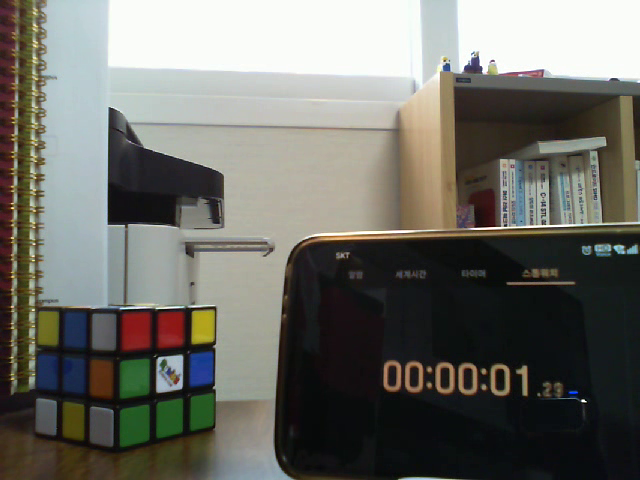
#> input picture frame 37 of 8월 자연어처리, OpenCV, 텐서플로/2. openCV/img/stopwatch.avi, 640 x 480 px
$ jupyter execute --allow-errors CV_day1.ipynb   (shell and % lines are left out)
#> lines starting #> are read from the running program, lines starting #| are printed output that depends on the picture
[cell 1]
# 계속 쓸 함수임.
def imshow(tit, image) :
    plt.title(tit)
    if len(image.shape) == 3 : # 이미지가 컬러라는 의미.
        plt.imshow(cv2.cvtColor(image, cv2.COLOR_BGR2RGB))
    else :
        plt.imshow(image, cmap="gray") # 아니면 흑백으로 나타내라
#     plt.show()

[cell 2]
# !pip install opencv-python
import cv2
import numpy as np
import matplotlib.pyplot as plt

# from google.colab.patches import cv2_imshow

[cell 3]
print(cv2.__version__)

---
---
# 📚 1. 영상의 이해

[cell 4]
a = np.array([[0, 128, 0],
              [255,255,200],
              [0,128,255]
              ])
print(a)
plt.imshow(a, cmap='gray')
# 255가 넘지 않도록 주의
# 색은 0~255 까지만 가지고 있으니까
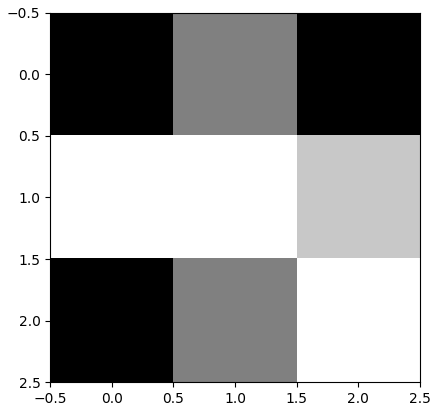
#> figure drawn by matplotlib, 1 panel

---

[cell 5]
a = np.zeros((2,4,3),dtype=np.int64)
a

[cell 6]
a = np.zeros((2,4,3)) # (행, 컬럼, 차원)
# zeros는 float64형태로 만들어짐.
print(a.dtype)
# np.int64로 바꿔줘야 회색 출력 가능.
a = np.zeros((2,4,3),dtype=np.int64)
print(a.dtype)
# 행렬로 접근하기에 반대로 (y,x,컬러)

# 빨강
a[0,0,0] = 255 # R
a[0,0,1] = 0 # G
a[0,0,2] = 0 # B
# 그린
a[0,1,0] = 0 # R
a[0,1,1] = 255 # G
a[0,1,2] = 0 # B
# 노랑
a[1,3,0] = 255 # R
a[1,3,1] = 255 # G
a[1,3,2] = 0 # B

# 회색
a[1,2,0] = 128 # R
a[1,2,1] = 128 # G
a[1,2,2] = 128 # B

plt.imshow(a)
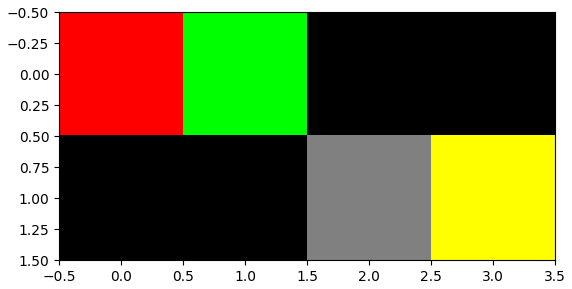
#> figure drawn by matplotlib, 1 panel

[cell 7]
a = np.zeros((2,4,3)) # (행, 컬럼, 차원)
# zeros는 float64형태로 만들어짐.
print(a.dtype)

# 빨강
a[0,0,0] = 255 # R
a[0,0,1] = 0 # G
a[0,0,2] = 0 # B
# 그린
a[0,1,0] = 0 # R
a[0,1,1] = 255 # G
a[0,1,2] = 0 # B
# 노랑
a[1,3,0] = 255 # R
a[1,3,1] = 255 # G
a[1,3,2] = 0 # B

# 회색
a[1,2,0] = 128 # R
a[1,2,1] = 128 # G
a[1,2,2] = 128 # B


# 다른 표현식들
# 하늘색
a[0,2] = [0,255,255] # 벡터값 R G B 값을 의미

# 흰색
a[1,1,:] = [255,255,255]

# 실수값으로 표현해주면 실수값으로 나옴.
plt.imshow(a/255.0)
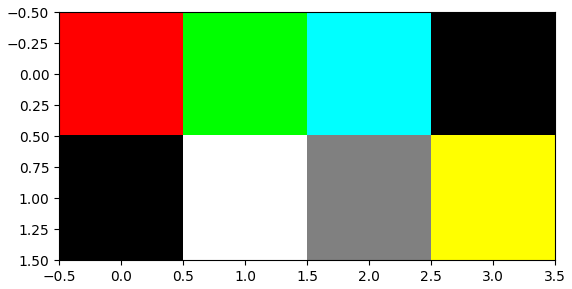
#> figure drawn by matplotlib, 1 panel
